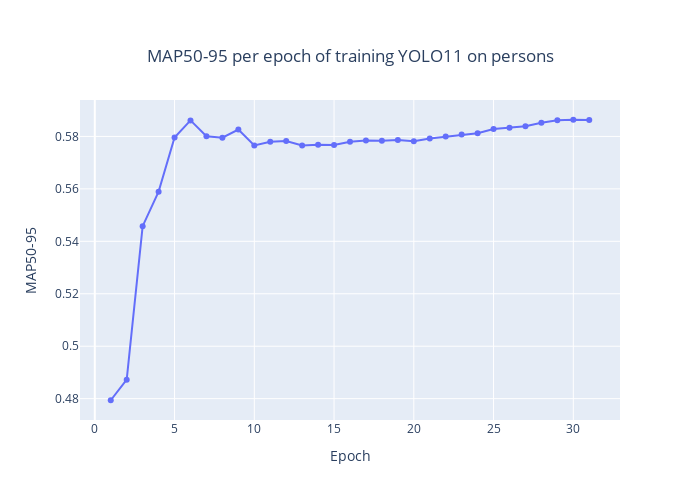

Write notebook code for a chart like this one.
### Code cell
vallossplot(y11traindf)

### Figure 1 — Plotly figure (JSON) as saved in the notebook; plotly's stock layout.template omitted (floating-point values rounded to 4 significant figures)
{"data": [{"mode": "lines+markers", "name": "Validation Box Loss", "x": [1, 2, 3, 4, 5, 6, 7, 8, 9, 10, 11, 12, 13, 14, 15, 16, 17, 18, 19, 20, 21, 22, 23, 24, 25, 26, 27, 28, 29, 30, 31], "y": [0.4794, 0.4873, 0.5458, 0.5589, 0.5796, 0.5861, 0.5801, 0.5795, 0.5826, 0.5766, 0.5779, 0.5782, 0.5765, 0.5768, 0.5767, 0.578, 0.5784, 0.5784, 0.5787, 0.5782, 0.5792, 0.5799, 0.5808, 0.5812, 0.5828, 0.5833, 0.5839, 0.5852, 0.5862, 0.5864, 0.5863], "type": "scatter"}], "layout": {"title": {"text": "MAP50-95 per epoch of training YOLO11 on persons", "x": 0.5, "xanchor": "center", "yanchor": "top"}, "yaxis": {"title": {"text": "MAP50-95"}, "range": [0, null]}, "xaxis": {"title": {"text": "Epoch"}}, "width": 700, "height": 500}}
